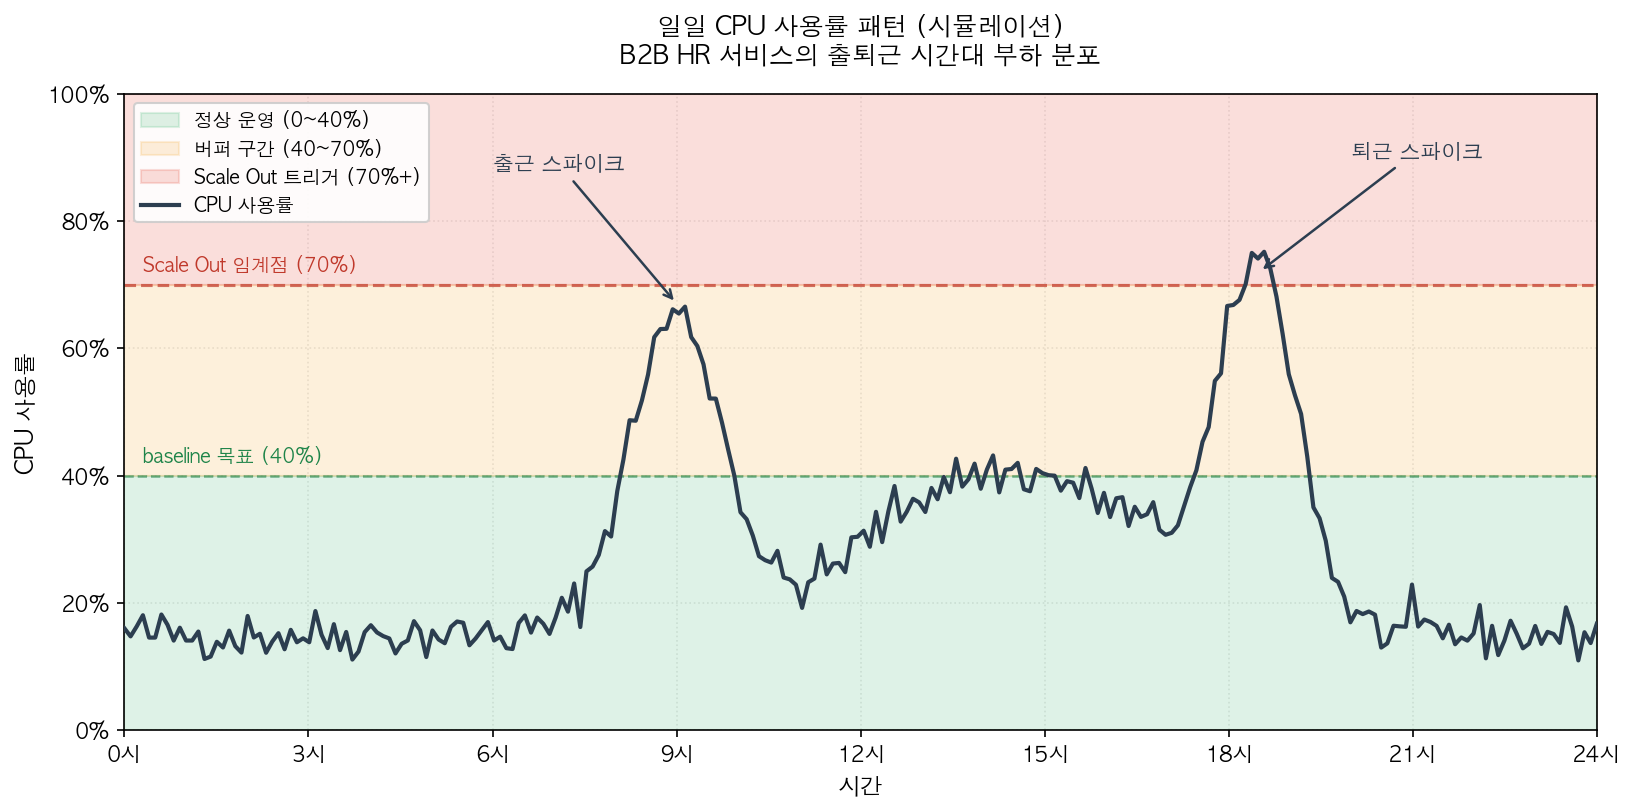

This chart was generated by the following Python code:
"""
ECS Auto Scaling 블로그용 시뮬레이션 그래프
출퇴근 시간대 CPU 사용률 패턴 + 임계점 영역 표시

회사 운영 데이터가 아닌 시뮬레이션 데이터입니다.
"""

import matplotlib.pyplot as plt
import matplotlib.patches as patches
import numpy as np
from matplotlib import font_manager, rcParams

# 한글 폰트 설정 (macOS)
rcParams['font.family'] = 'AppleGothic'
rcParams['axes.unicode_minus'] = False


def generate_traffic_pattern():
    """B2B HR 서비스의 일일 CPU 사용률 시뮬레이션."""
    hours = np.linspace(0, 24, 240)

    # 기본 baseline (낮은 수준)
    baseline = 15

    # 출근 스파이크 (8~10시)
    morning_spike = 50 * np.exp(-((hours - 9) ** 2) / 1.2)

    # 점심 시간 약간의 활동 (12~14시)
    lunch = 15 * np.exp(-((hours - 13) ** 2) / 4)

    # 오후 정상 운영 (14~17시)
    afternoon = 20 * np.exp(-((hours - 15.5) ** 2) / 6)

    # 퇴근 스파이크 (18~19시)
    evening_spike = 55 * np.exp(-((hours - 18.5) ** 2) / 0.8)

    # 합산 + 약간의 노이즈
    cpu = baseline + morning_spike + lunch + afternoon + evening_spike
    np.random.seed(42)
    noise = np.random.normal(0, 2, len(hours))
    cpu += noise

    # 0~100 클리핑
    cpu = np.clip(cpu, 0, 100)

    return hours, cpu


def main():
    hours, cpu = generate_traffic_pattern()

    fig, ax = plt.subplots(figsize=(11, 5.5))

    # 배경 영역: 0~40% (정상)
    ax.axhspan(0, 40, alpha=0.15, color='#27ae60', label='정상 운영 (0~40%)')
    # 배경 영역: 40~70% (버퍼)
    ax.axhspan(40, 70, alpha=0.15, color='#f39c12', label='버퍼 구간 (40~70%)')
    # 배경 영역: 70~100% (Scale Out 트리거)
    ax.axhspan(70, 100, alpha=0.18, color='#e74c3c', label='Scale Out 트리거 (70%+)')

    # 임계선 (70%)
    ax.axhline(y=70, color='#c0392b', linestyle='--', linewidth=1.5, alpha=0.7)
    ax.text(0.3, 72, 'Scale Out 임계점 (70%)', color='#c0392b', fontsize=9, fontweight='bold')

    # baseline 목표선 (40%)
    ax.axhline(y=40, color='#1e8449', linestyle='--', linewidth=1.2, alpha=0.6)
    ax.text(0.3, 42, 'baseline 목표 (40%)', color='#1e8449', fontsize=9)

    # CPU 라인
    ax.plot(hours, cpu, color='#2c3e50', linewidth=2, label='CPU 사용률', zorder=10)

    # 스파이크 주석
    ax.annotate('출근 스파이크',
                xy=(9, 67), xytext=(6, 88),
                fontsize=10, color='#2c3e50', fontweight='bold',
                arrowprops=dict(arrowstyle='->', color='#2c3e50', lw=1.2))
    ax.annotate('퇴근 스파이크',
                xy=(18.5, 72), xytext=(20, 90),
                fontsize=10, color='#2c3e50', fontweight='bold',
                arrowprops=dict(arrowstyle='->', color='#2c3e50', lw=1.2))

    # 축 설정
    ax.set_xlim(0, 24)
    ax.set_ylim(0, 100)
    ax.set_xticks(np.arange(0, 25, 3))
    ax.set_xticklabels([f'{int(h)}시' for h in np.arange(0, 25, 3)])
    ax.set_yticks(np.arange(0, 101, 20))
    ax.set_yticklabels([f'{int(y)}%' for y in np.arange(0, 101, 20)])

    ax.set_xlabel('시간', fontsize=11)
    ax.set_ylabel('CPU 사용률', fontsize=11)
    ax.set_title('일일 CPU 사용률 패턴 (시뮬레이션)\nB2B HR 서비스의 출퇴근 시간대 부하 분포',
                 fontsize=12, fontweight='bold', pad=15)

    # 격자
    ax.grid(True, alpha=0.3, linestyle=':')
    ax.set_axisbelow(True)

    # 범례
    ax.legend(loc='upper left', framealpha=0.9, fontsize=9)

    plt.tight_layout()

    # 저장
    output_path = '/Users/hangug-in/Desktop/workspace/personal/engineering-hub/topics/images/cpu_traffic_pattern.png'
    plt.savefig(output_path, dpi=150, bbox_inches='tight')
    print(f'저장 완료: {output_path}')


if __name__ == '__main__':
    main()
